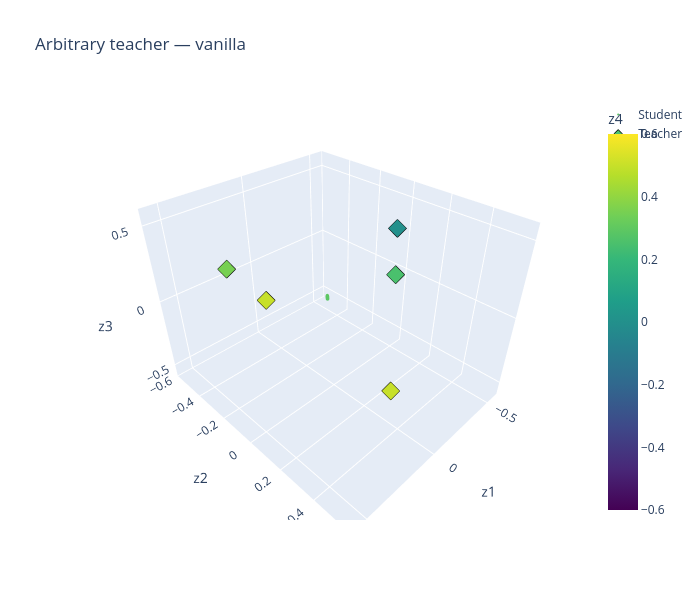

The notebook cell this image was saved under:
### Code cell
plot_particles_3d(h_vanilla_arb["particles"][-1], teacher_arb, "Arbitrary teacher — vanilla")

### Figure 1 — Plotly figure (JSON) as saved in the notebook; plotly's stock layout.template omitted (floating-point values rounded to 4 significant figures; data arrays with more than 128 entries replaced by an {"elided": "..."} marker saying what was removed)
{"data": [{"marker": {"cmax": 0.6, "cmin": -0.6, "color": {"elided": "500 float values"}, "colorbar": {"title": {"text": "z4"}}, "colorscale": [[0, "#440154"], [0.1111, "#482878"], [0.2222, "#3e4989"], [0.3333, "#31688e"], [0.4444, "#26828e"], [0.5556, "#1f9e89"], [0.6667, "#35b779"], [0.7778, "#6ece58"], [0.8889, "#b5de2b"], [1, "#fde725"]], "size": 2}, "mode": "markers", "name": "Student", "type": "scatter3d", "x": {"elided": "500 float values"}, "y": {"elided": "500 float values"}, "z": {"elided": "500 float values"}}, {"marker": {"cmax": 0.6, "cmin": -0.6, "color": [0.25, 0.5, 0.0, 0.5, 0.35], "colorscale": [[0, "#440154"], [0.1111, "#482878"], [0.2222, "#3e4989"], [0.3333, "#31688e"], [0.4444, "#26828e"], [0.5556, "#1f9e89"], [0.6667, "#35b779"], [0.7778, "#6ece58"], [0.8889, "#b5de2b"], [1, "#fde725"]], "line": {"color": "black", "width": 1}, "size": 6, "symbol": "diamond"}, "mode": "markers", "name": "Teacher", "type": "scatter3d", "x": [-0.5, 0.25, -0.25, 0.0, 0.35], "y": [0.0, 0.5, 0.15, -0.5, -0.35], "z": [0.0, 0.0, 0.5, -0.25, 0.25]}], "layout": {"height": 600, "scene": {"xaxis": {"range": [-0.6, 0.6], "title": {"text": "z1"}}, "yaxis": {"range": [-0.6, 0.6], "title": {"text": "z2"}}, "zaxis": {"range": [-0.6, 0.6], "title": {"text": "z3"}}}, "title": {"text": "Arbitrary teacher — vanilla"}, "width": 700}}
